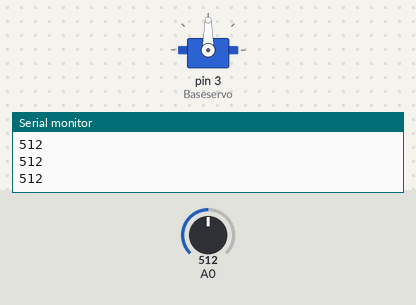
Simulated run of this sketch. Board: Arduino Uno, built with avr-gcc and run on an emulated ATmega328P. On the bench: servo, the last lines printed to the serial monitor. The test bench sets the inputs (shaded band); at power-on: A0 = 512.

Above: at 1.2 s.
1.3 s: A0 set to 716
At 2.3 s:
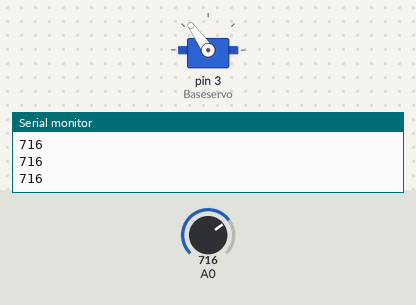
2.8 s: A0 set to 900
At 3.5 s:
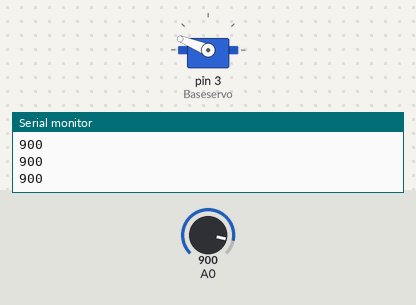
4.3 s: A0 set to 1023
At 4.6 s:
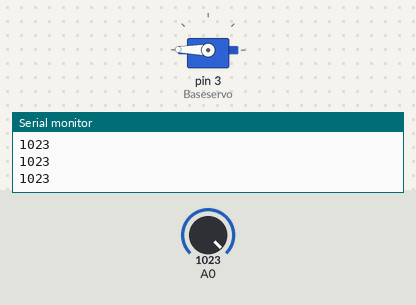
5.8 s: A0 set to 306
At 7.0 s:
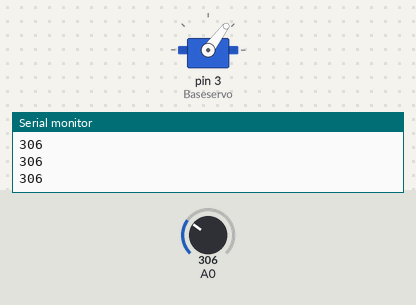
7.3 s: A0 set to 122
At 8.1 s:
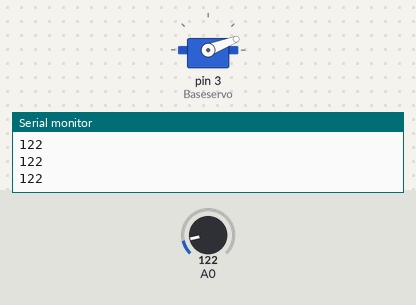
8.8 s: A0 set to 0
At 9.1 s:
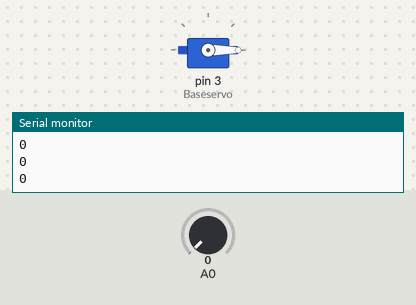
Timing chart, 0 to 11.3 s (numbered marks = the images above; inputs shaded):
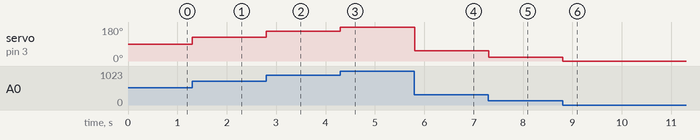

Measured:
- after the input at 1.3 s, servo on pin 3 (Baseservo): 90° → 125° at once
- after the input at 2.8 s, servo on pin 3 (Baseservo): 125° → 158° at once
- after the input at 4.3 s, servo on pin 3 (Baseservo): 158° → 179° at once
- after the input at 5.8 s, servo on pin 3 (Baseservo): 179° → 53° at once
- after the input at 7.3 s, servo on pin 3 (Baseservo): 53° → 21° at once
- after the input at 8.8 s, servo on pin 3 (Baseservo): 21° → 0° at once

The sketch:

sketch_jan11b_servo_with_protenctiometer.ino
```cpp
int A;
int B;

#include <Servo.h>

Servo Baseservo;

void setup() {
  Serial.begin(9600);
  Baseservo.attach(3);
  pinMode(A0,INPUT);
}

void loop() {
  A = analogRead(A0);
  B = map(A,0,1024,0,180);

  Baseservo.write(B);
  Serial.println(A);
}
```
